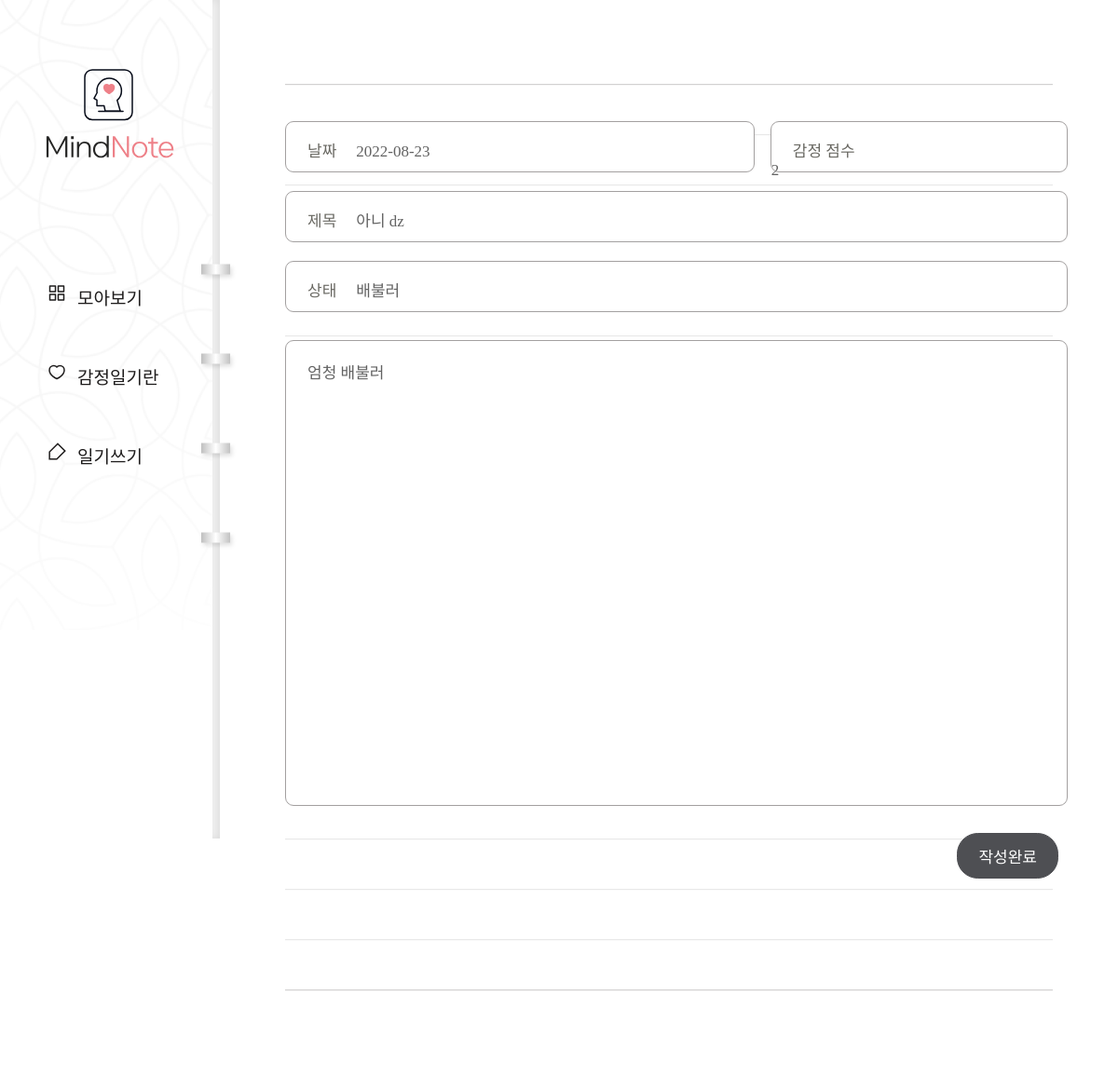
Screenshot of /diary/page/59/edit with the database file from the repository.
### diary/models.py (models this page shows, shortened)
class Page(models.Model):
    title = models.CharField(max_length=100, validators=[validate_no_hash])
    content = models.TextField()
    feeling = models.CharField(max_length=80, validators=[validate_no_hash, validate_no_numbers])
    score = models.IntegerField(validators=[validate_score])
    dt_created = models.DateField()

### diary/views.py (the view, shortened to what this page needs)
# urls.py: path('diary/page/<int:pk>/edit', views.PageUpdateView.as_view(), name="page-update"),
class PageUpdateView(UpdateView):
    model = Page
    form_class = PageForm
    template_name = "diary/page_form.html"

### diary/forms.py
class PageForm(forms.ModelForm):
    class Meta:
        model = Page
        fields = ['title', 'content', 'feeling', 'score', 'dt_created']

### diary/templates/diary/page_form.html (shortened to what this page needs)
{% extends 'diary/base.html' %}
{% block content %}
<div class="wrap-post">
    <form method="post">{% csrf_token %}
        <div class="editor">
            <div class="input input-date">
                <p>날짜</p>
                {{ form.dt_created }}
            </div>
            <div class="input input-score">
                <p>감정 점수</p>
                {{ form.score }}
            </div>
            <div class="input input-title">
                <p>제목</p>
                {{ form.title }}
            </div>
            <div class="input input-state">
                <p>상태</p>
                {{ form.feeling }}
            </div>
            {{ form.content }}
            <div class="post-btn">
                <input type="submit" value="작성완료">
            </div>
        </div>
    </form>
</div>
{% endblock content %}

### diary/static/diary/css/styles.css (style rules this page uses)
h1,h2,h3,p,a,ul,li { margin: 0; padding: 0; font-family: 'NanumSquare'; list-style: none; text-decoration: none; outline: none; }
html { position: relative; min-height: 100%; margin: 0; }
body { margin: 0; padding: 0; -webkit-font-smoothing: antialiased; -moz-osx-font-smoothing: auto; }
.wrap-post { padding-left: 236px; padding-top: 10px; padding-bottom: 50px; }
form { margin: 0 70px; padding-top: 120px; padding-bottom: 200px; background: url(../image/note-bg.svg) repeat-x center/1535px 974px; }
.editor { overflow: hidden; width: 840px; margin: 0 auto; }
.input { position: relative; height: 55px; margin-bottom: 20px; border: solid 1px #a3a0a0; border-radius: 9px; background: #fff; box-sizing: border-box; }
.input-date { float: left; width: 60%; }
.input-score { float: right; width: 38%; }
.input-title { float: left; width: 100%; }
.input-state { float: left; width: 100%; margin-bottom: 30px; }
.input p { display: inline-block; padding-top: 17px; padding-left: 23px; padding-right: 17px; font-family: 'NanumSquare'; color: #696862; font-size: 17px; }
.input-title input { width: 750px; }
.input-state input { width: 750px; }
input { padding: 0; font-family: 'NanumBarunpen'; color: #636363; font-size: 17px; background-color: transparent; border: none; box-sizing: border-box; }
textarea { width: 100%; height: 500px; padding: 20px 23px 30px 23px; font-family: 'NanumBarunpen'; color: #636363; font-size: 17px; border: solid 1px #a3a0a0; border-radius: 9px; box-sizing: border-box; resize: none; }
input::placeholder,textarea::placeholder { color: #bcbbb6; }
.post-btn { overflow: hidden; margin-top: 25px; }
input[type="submit"] { float: right; padding: 11px 22px; margin-right: 10px; font-family: 'NanumSquare'; color: #fff; font-size: 17px; background-color: #4e4f53; border: solid 1px #4e4f53; border-radius: 22.5px; cursor: pointer; }

### rows the page displays
Page: dt_created "2022-08-23", score "2", title "아니 dz", feeling "배불러", content "엄청 배불러"
